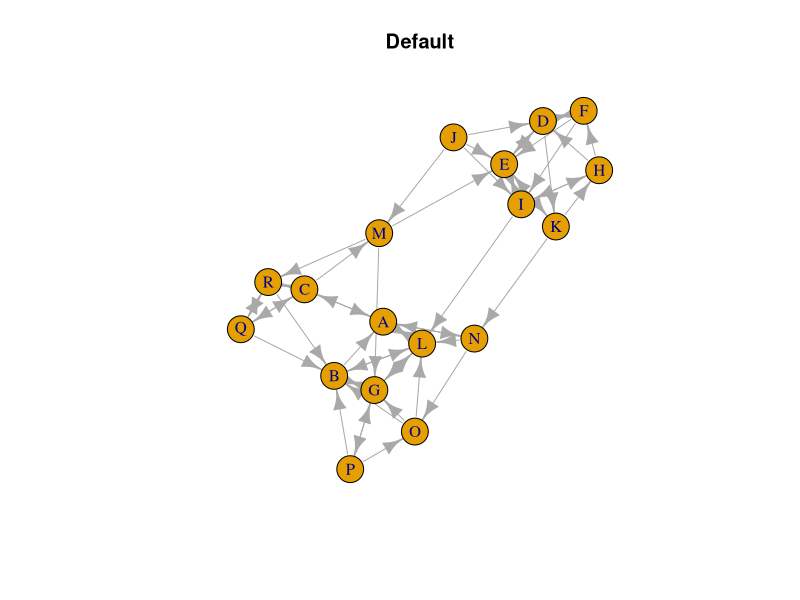
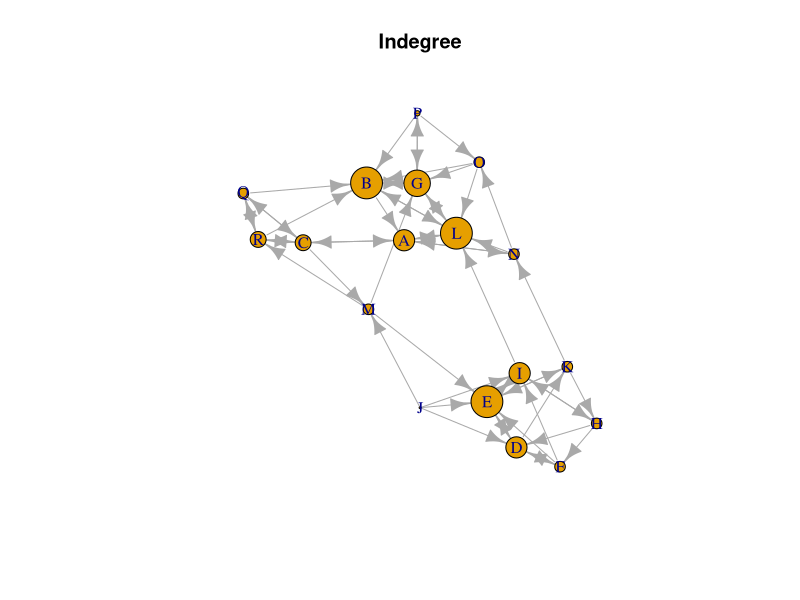
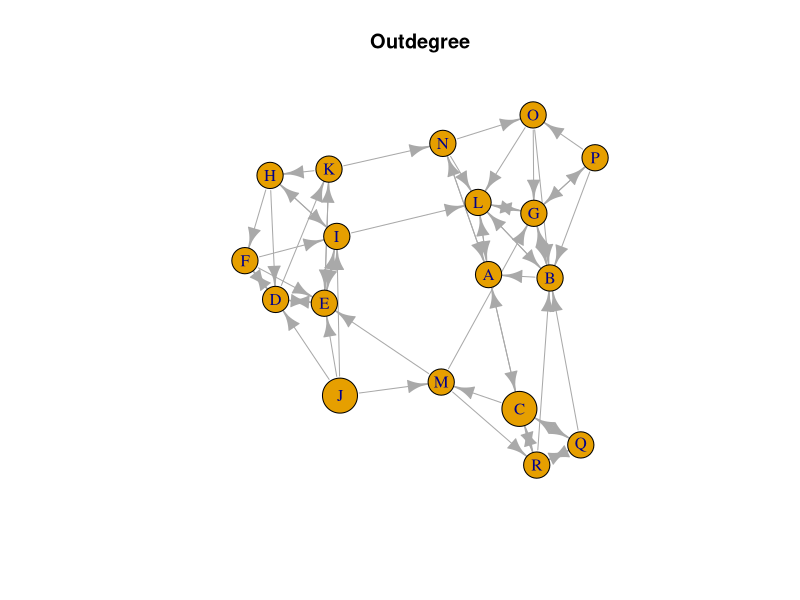
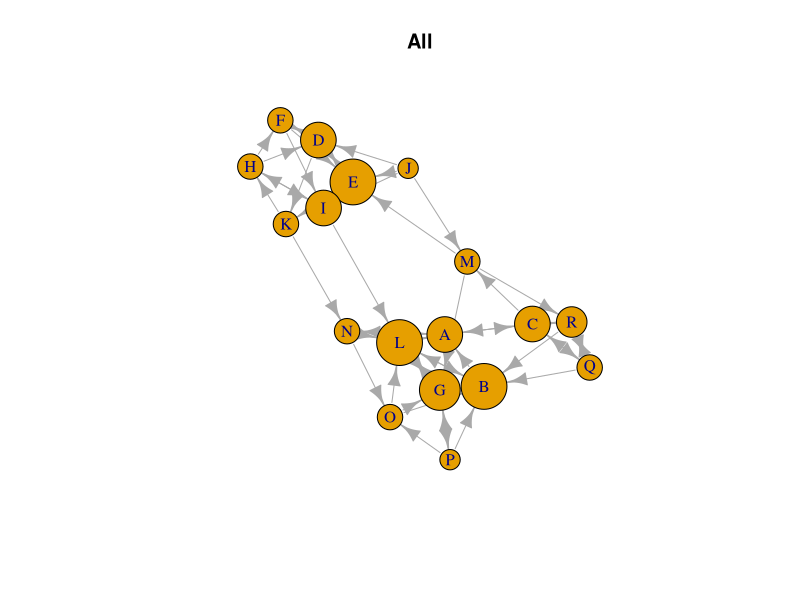

These figures' R source, in order:
## ---- chunk 1
################################################################################
#    **************************** R companion for ************************** 
#
# Kenny, D. A., Kashy, D. A., & Cook, W. L. (2006). Dyadic data analysis. 
# New York: Guilford Press.
#
# written by Avi Kluger: avik@savion.huji.ac.il
#
#                              CHAPTER 11 -- Social Network Analysis
################################################################################

if (!require('tidyverse')) install.packages('tidyverse'); library('tidyverse')

# ReplicatE Table 11.1
sampson_df            <- matrix(0, nrow = 18, ncol = 18)
row.names(sampson_df) <- colnames(sampson_df) <- LETTERS[1:18]
      sampson_df["A", c("C", "L", "N")] <-  1
      sampson_df["B", c("A", "G", "L")] <-  1
      sampson_df["C", c("A", "M", "Q", "R")] <-  1
      sampson_df["D", c("E", "F", "K")] <-  1
      sampson_df["E", c("D", "I", "K")] <-  1
      sampson_df["F", c("D", "E", "I")] <-  1
      sampson_df["G", c("B", "L", "P")] <-  1
      sampson_df["H", c("D", "F", "I")] <-  1
      sampson_df["I", c("E", "H", "L")] <-  1
      sampson_df["J", c("D", "E", "I", "M")] <-  1
      sampson_df["K", c("E", "H", "N")] <-  1
      sampson_df["L", c("A", "B", "G")] <-  1
      sampson_df["M", c("E", "G", "R")] <-  1
      sampson_df["N", c("A", "L", "O")] <-  1
      sampson_df["O", c("B", "G", "L")] <-  1
      sampson_df["P", c("B", "G", "O")] <-  1
      sampson_df["Q", c("B", "C", "R")] <-  1
      sampson_df["R", c("B", "C", "Q")] <-  1
sampson_df <- as.data.frame(sampson_df)

sampson_df$from <- rownames(sampson_df)
sampson_df
## ---- chunk 2

edges           <- sampson_df %>%  gather(to, weight, A:R, -from)
# Create a data frame containing only edges (arrows)
edges           <- edges[which(edges$weight == 1), ]
edges
## ---- chunk 3
detach(package:tidyverse)
if (!require('igraph')) install.packages('igraph'); library('igraph')

#Create a graph labeled g
g              <- graph_from_data_frame(edges, directed = TRUE)
as_adjacency_matrix(g)

plot(g, main = "Default")
# Code below is based on a workshop of Katherine Ognyanova, www.kateto.net
plot(g, vertex.size = degree(g, mode="in")*3, main = "Indegree")
plot(g, vertex.size = degree(g, mode="out")*5, main = "Outdegree")
plot(g, vertex.size = degree(g)*3, main = "All")
## ---- chunk 4
# Degree (number of ties)
degree_df               <- as.data.frame(degree(g, mode="in"))
colnames(degree_df)     <- "Indegree"
degree_df$Monk          <- rownames(degree_df)
degree_df               <- degree_df[order(degree_df$Monk), ]
degree_df               <- degree_df [, c("Monk", "Indegree")] 
Table11.2_df            <- degree_df

closeness_df            <- as.data.frame(closeness(g,  mode="all"))
colnames(closeness_df)  <- "Closeness"
closeness_df$Monk       <- rownames(closeness_df)
closeness_df            <- closeness_df[order(closeness_df$Monk), ]
closeness_df            <- closeness_df [, c("Monk", "Closeness")] 
Table11.2_df$Closeness  <- round(closeness_df$Closeness, 3)

betweenness_df          <- as.data.frame(betweenness(g, directed=T, weights=NA))
colnames(betweenness_df)<- "Betweenness"
betweenness_df$Monk     <- rownames(betweenness_df)
betweenness_df          <- betweenness_df[order(betweenness_df$Monk), ]
betweenness_df          <- betweenness_df [, c("Monk", "Betweenness")] 
Table11.2_df$betweenness<- round(betweenness_df$Betweenness, 3)
library(knitr)
kable(Table11.2_df)
## ---- chunk 5
kable(round(cor(Table11.2_df[, 2:4]), 3))

## ---- chunk 6

# Reciprocity cf. p.304
# The proportion of reciprocated ties (for a directed network).
reciprocity(g)
dyad_census(g) # Mutual, asymmetric, and null node pairs
2*dyad_census(g)$mut/ecount(g) # Calculating reciprocity

# Transitivity cf. page 305
# global - ratio of triangles (direction disregarded) to connected triples
transitivity(g, type="global")  # g is treated as an undirected network
triad_census(g) # for directed networks
## ---- chunk 7
cliques(g, min= 3)
# Density
# The proportion of present edges from all possible ties.
edge_density(g, loops=F)
